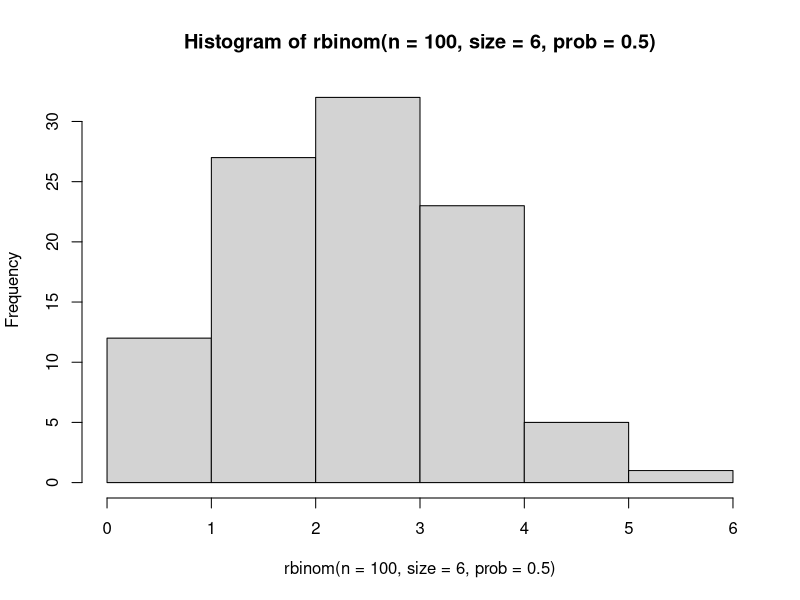
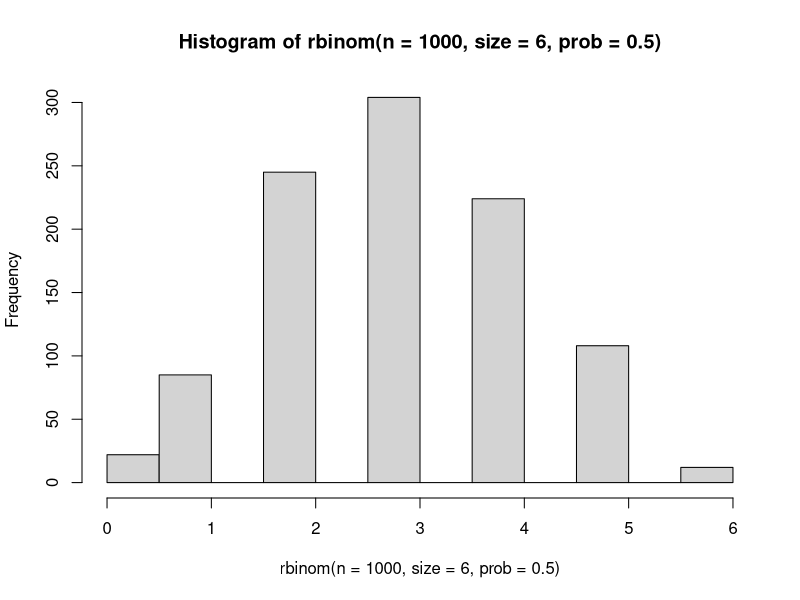
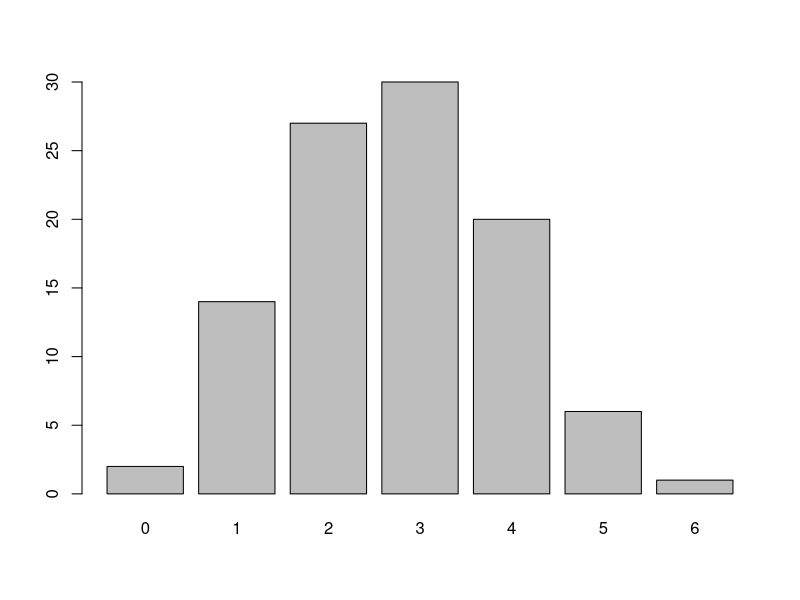
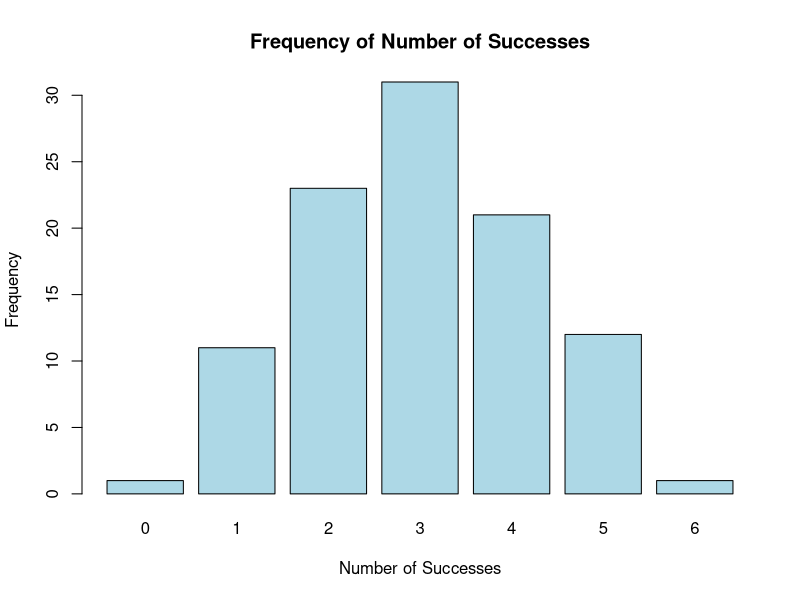
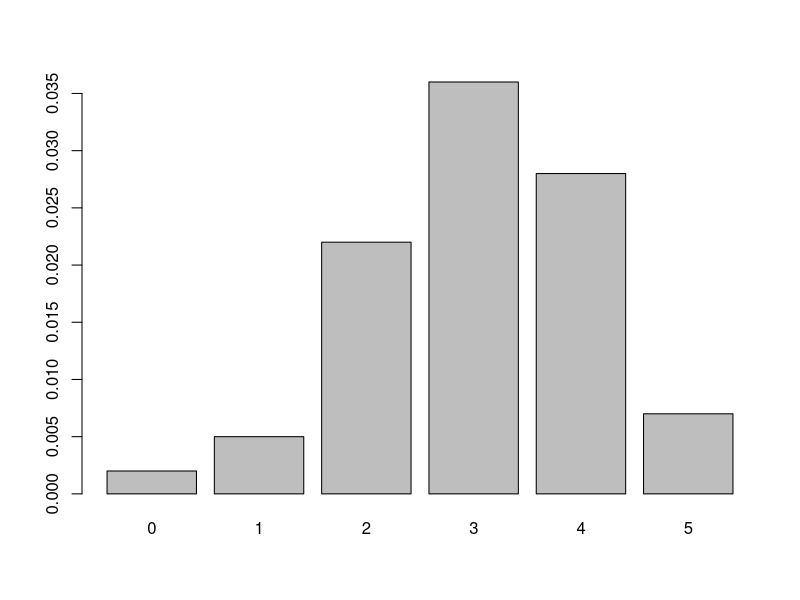

The R source for these figures, in order:
## ---- chunk 1

table(rbinom(n=100,size=6,prob=0.5))

## ---- chunk 2
rbinom(n=100,size=6,prob=0.5)
## ---- chunk 3
hist(rbinom(n=100,size=6,prob=0.5))

hist(rbinom(n=1000,size=6,prob=0.5))
## ---- chunk 4
barplot(table(rbinom(n=100, size=6, prob=0.5)))
## ---- chunk 5
# Generate the data
data <- rbinom(n=100, size=6, prob=0.5)

# Create a frequency table
freq_table <- table(data)

# Plot the frequency table
barplot(freq_table, 
        main="Frequency of Number of Successes", 
        xlab="Number of Successes", 
        ylab="Frequency", 
        col="lightblue", 
        border="black")

## ---- chunk 6
table(rbinom(n=1000,size=6,prob=0.5))/1000
barplot(table(rbinom(n=100,size=6,prob=0.5))/1000)
